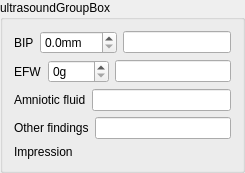
    <widget class="QGroupBox" name="objectiveUltrasoundGroupBox">
     <property name="title">
      <string>ultrasoundGroupBox</string>
     </property>
     <layout class="QVBoxLayout" name="verticalLayout_12">
      <item>
       <layout class="QHBoxLayout" name="horizontalLayout_11">
        <item>
         <widget class="QLabel" name="ultrasoundBipLabel">
          <property name="text">
           <string>BIP</string>
          </property>
         </widget>
        </item>
        <item>
         <widget class="QDoubleSpinBox" name="ultrasoundBipDoubleSpinBox">
          <property name="suffix">
           <string comment="millimeter">mm</string>
          </property>
          <property name="decimals">
           <number>1</number>
          </property>
          <property name="maximum">
           <double>200.000000000000000</double>
          </property>
         </widget>
        </item>
        <item>
         <widget class="QLineEdit" name="ultrasoundBipLineEdit"/>
        </item>
       </layout>
      </item>
      <item>
       <layout class="QHBoxLayout" name="horizontalLayout_12">
        <item>
         <widget class="QLabel" name="ultrasoundEfwLabel">
          <property name="text">
           <string>EFW</string>
          </property>
         </widget>
        </item>
        <item>
         <widget class="QSpinBox" name="ultrasoundEfwSpinBox">
          <property name="suffix">
           <string comment="gram">g</string>
          </property>
          <property name="maximum">
           <number>6000</number>
          </property>
          <property name="singleStep">
           <number>10</number>
          </property>
         </widget>
        </item>
        <item>
         <widget class="QLineEdit" name="ultrasoundEfwLineEdit"/>
        </item>
       </layout>
      </item>
      <item>
       <layout class="QHBoxLayout" name="horizontalLayout_10">
        <item>
         <widget class="QLabel" name="ultrasoundAmnioticFluidLabel">
          <property name="text">
           <string>Amniotic fluid</string>
          </property>
         </widget>
        </item>
        <item>
         <widget class="QLineEdit" name="ultrasoundAmnioticFluidLineEdit"/>
        </item>
       </layout>
      </item>
      <item>
       <layout class="QHBoxLayout" name="horizontalLayout_13">
        <item>
         <widget class="QLabel" name="ultrasoundOtherFindingsLabel">
          <property name="text">
           <string>Other findings</string>
          </property>
         </widget>
        </item>
        <item>
         <widget class="QLineEdit" name="ultrasoundOtherFindingsLineEdit"/>
        </item>
       </layout>
      </item>
      <item>
       <layout class="QVBoxLayout" name="ultrasoundImpressionLayout">
        <item>
         <widget class="QLabel" name="ultrasoundImpressionLabel">
          <property name="text">
           <string>Impression</string>
          </property>
         </widget>
        </item>
        <item>
         <layout class="QHBoxLayout" name="ultrasoundImpressionTexteditorLayout"/>
        </item>
       </layout>
      </item>
     </layout>
    </widget>
